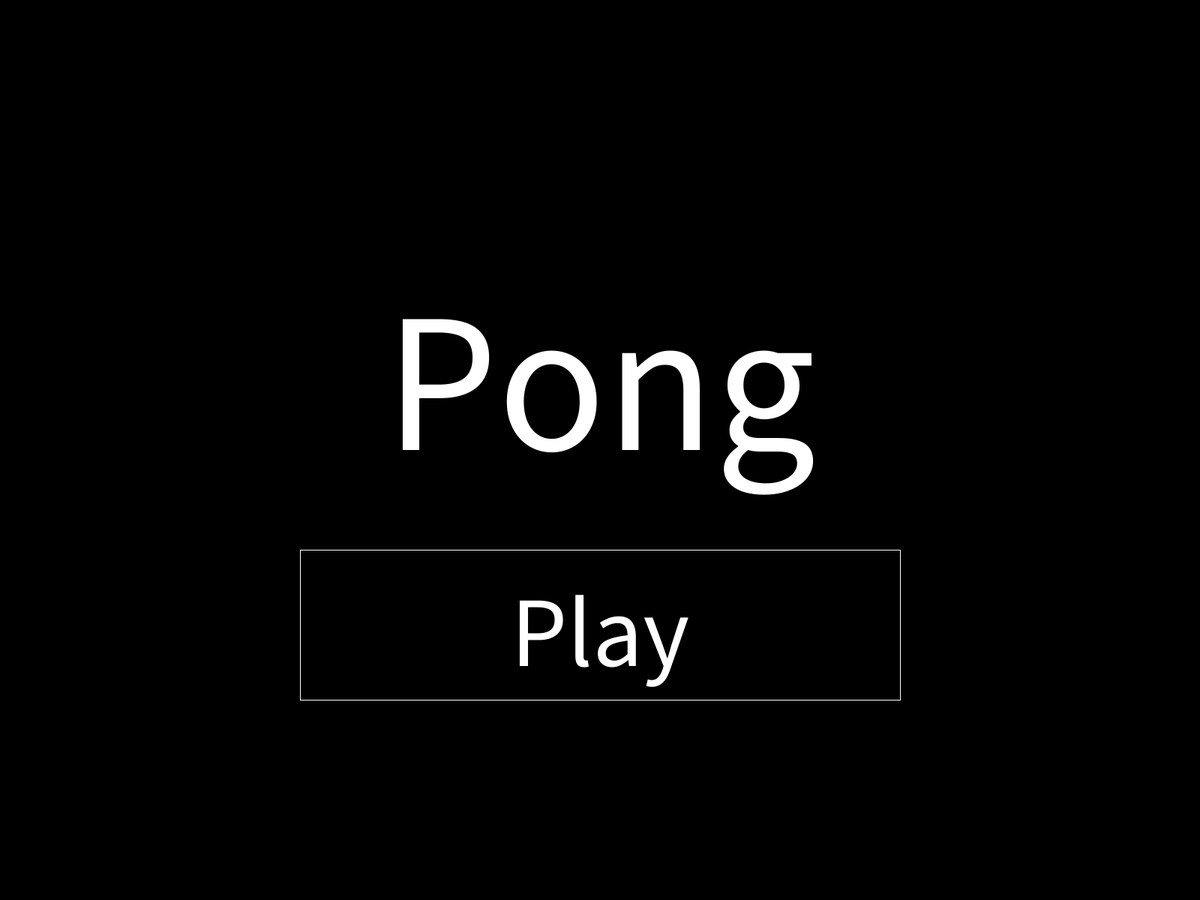
Frame 1 (no input)
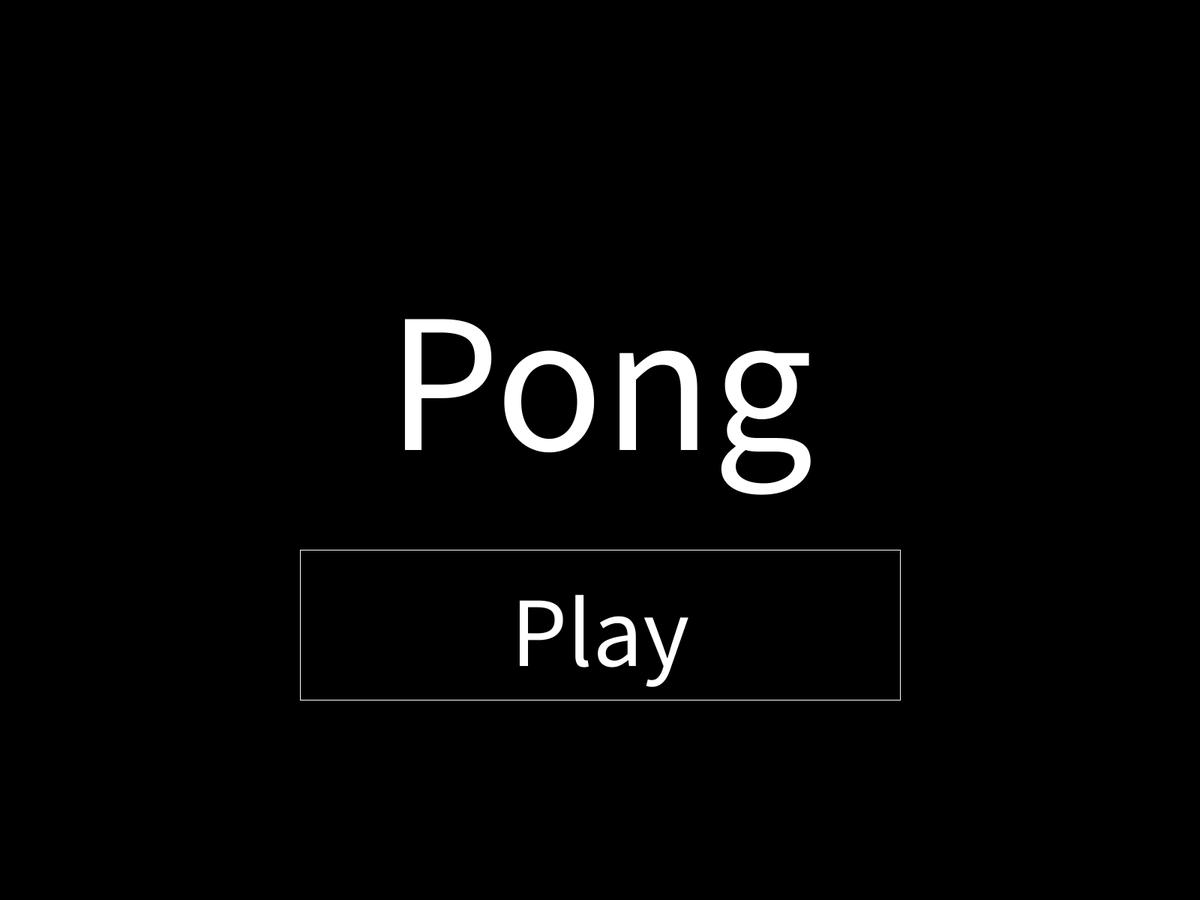
Frame 60 (the mouse pressed at the canvas centre just before this capture)
Frame 120 (the mouse held since frame 60 and released just before this capture): identical to frame 60, image omitted

The Processing sketch that drew these frames (run headless with seeded random() and noise(); from frame 60 on, the mouse is pressed at the canvas centre):

// Processing sketch: Pong
// ── Pong.pde
int first_y;
int second_y;
float ball_x;
float ball_y;
float velocity;
float diameter;
float x_slope = 1;
float y_slope = 0.9;
boolean[] keys;
int score_1 = 0;
int score_2 = 0;
int impact = 2;
int stage = 0;
color mouse_color = #FFFFFF;
void setup() {
  fullScreen();
  background(0);
  first_y = height / 2;
  second_y = height / 2;
  ball_x = width / 2;
  ball_y = height / 2;
  diameter = width / 48;
  velocity = width / 300;
  keys = new boolean[4];
  keys[0] = false;
  keys[1] = false;
  keys[2] = false;
  keys[3] = false;
}
void draw() {
  background(0);
  textAlign(CENTER);
  if (stage == 0) {
    textSize(width/6);
    fill(255);
    text("Pong",width/2,height/2);
    if (mouseX > (width / 4) && mouseX < (width * 3 / 4) && mouseY > (height * 75 / 108 - height / 12) && mouseY < (height * 75 / 108 + height / 12)) {
      mouse_color = #FAE650;
    }
    else {
      mouse_color = #FFFFFF;
    }
    fill(mouse_color);
    stroke(mouse_color);
    textSize(width/12);
    text("Play",width/2,height*20/27);
    rectMode(CENTER);
    noFill();
    rect(width/2,height*75/108,width/2,height/6);
  }
  if (stage == 1) {
    //Score
    fill(255);
    stroke(255);
    textSize(width/12);
    if (score_1 == 7) {
      ball_x = width / 2;
      ball_y = height / 2;
      velocity = 0;
      text("Player 1 Wins!",width/2,height/8);
    }
    else if (score_2 == 7) {
      ball_x = width / 2;
      ball_y = height / 2;
      velocity = 0;
      text("Player 2 Wins!",width/2,height/8);
    }
    else {
      text(score_1 + "-" + score_2,width/2,height/8);
    }
    //Scoring
    if (ball_x <= 0) {
      score_2 ++;
      ball_x = width / 2;
      ball_y = height / 2;
      velocity = width / 300;
    }
    if (ball_x > width) {
      score_1 ++;
      ball_x = width / 2;
      ball_y = height / 2;
      velocity = width / 300;
    }
    //Paddles Movement
    stroke(0);
    if (keys[0] && (first_y-height/8) > 0) {
      first_y -= width / 120;
    }
    if (keys[1] && (first_y+height/8) < height) {
      first_y += width / 120;
    }
    if (keys[2] && (second_y-height/8) > 0) {
      second_y -= width / 120;
    }
    if (keys[3] && (second_y+height/8 < height)) {
      second_y += width / 120;
    }
    rect(width/32,first_y,width/48,height/4);
    rect(width*31/32,second_y,width/48,height/4);
    //Ball
    circle(ball_x,ball_y,diameter);
    ball_x += (velocity*x_slope);
    ball_y += (velocity*y_slope);
    //Bouncing Off Walls
    if ((ball_y - diameter / 2) <= 0) {
      y_slope *= -1;
    }
    else if ((ball_y + diameter / 2) >= height) {
      y_slope *= -1;
    }
    //Bouncing Off 1st Paddle
    if (ball_x <= (width/32+width/48) && impact == 1) {
      if ((first_y - height / 8) < ball_y && ball_y < first_y && keys[0]) { 
        x_slope *= -1;
        y_slope *= 0.5;
        velocity += width / 1200;
        impact = 2;
    } else if (first_y < ball_y && ball_y < (first_y + height / 8) && keys[1]) {
        x_slope *= -1;
        y_slope *= -0.5;
        velocity += width / 1200;
        impact = 2;
    } else if ((first_y - height / 8) < ball_y &&  ball_y < (first_y + height / 8)) {
        x_slope *= -1;
        velocity += width / 1200;
        impact = 2;
      }
    }
    //Bouncing Off 2nd Paddlee
    if ((second_y - height / 8) < ball_y &&  ball_y < (second_y + height / 8)) {
      if (ball_x >= (width*31/32-width/48) && impact == 2) {
        x_slope *= -1;
        velocity += width / 1200;
        impact = 1;
      }
    }
  }
}
void mousePressed() {
  if (stage == 0 && mouseX > (width / 4) && mouseX < (width * 3 / 4) && mouseY > (height * 75 / 108 - height / 12) && mouseY < (height * 75 / 108 + height / 12)) {
    stage = 1;
  }
}
//Paddles Movement
void keyPressed() {
  if (key == 'w') {
    keys[0] = true;
  }
  if (key == 's') {
    keys[1] = true;
  }
  if (keyCode == 38) {
    keys[2]= true;
  }
  if (keyCode == 40) {
    keys[3] = true;
  }
}
void keyReleased() {
  if (key == 'w') {
    keys[0] = false;
  }
  if (key == 's') {
    keys[1] = false;
  }
  if (keyCode == 38) {
    keys[2] = false;
  }
  if (keyCode == 40) {
    keys[3] = false;
  }
}
